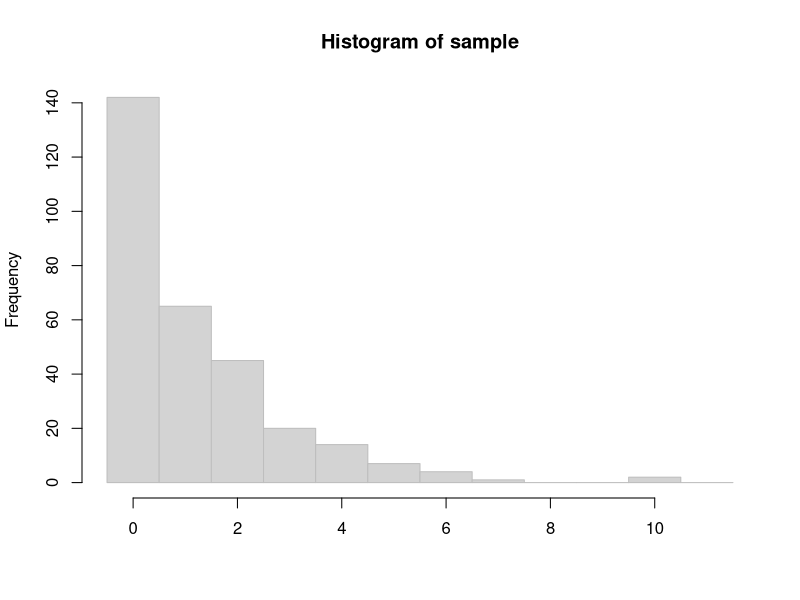

The R script that drew this image:
## HW 3 Probability & Stats
##

sample <- rgeom(300, prob = .471)
summary(sample)
hist(sample, breaks=seq(-0.5,12,1), col='light grey', border='grey', xlab = '')

